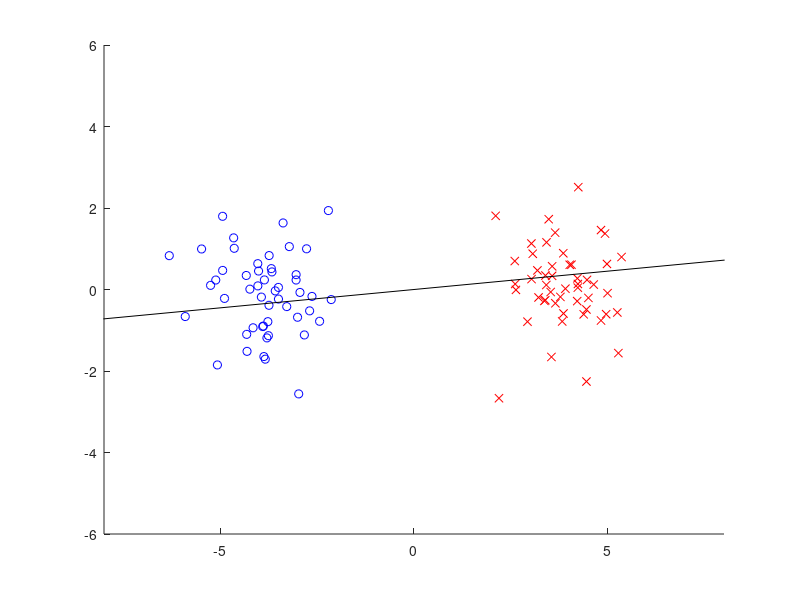

Source code (MATLAB):
n=100; x=randn(n,2);
x(1:n/2,1)=x(1:n/2,1)-4; x(n/2+1:end,1)=x(n/2+1:end,1)+4;
%x(1:n/4,1)=x(1:n/4,1)-4; x(n/4+1:n/2,1)=x(n/4+1:n/2,1)+4;
x=x-repmat(mean(x), [n,1]); y=[ones(n/2,1); 2*ones(n/2,1)];

m1=mean(x(y==1,:)); x1=x(y==1,:)-repmat(m1,[n/2,1]);
m2=mean(x(y==2,:)); x2=x(y==2,:)-repmat(m2,[n/2,1]);
[t,v]=eigs(n/2*m1'*m1+n/2*m2'*m2,x1'*x1+x2'*x2,1);

figure(1); clf; hold on; axis( [-8 8 -6 6])
plot(x(y==1,1),x(y==1,2),'bo')
plot(x(y==2,1),x(y==2,2),'rx')
plot(99*[-t(1) t(1)],99*[-t(2) t(2)],'k-')
